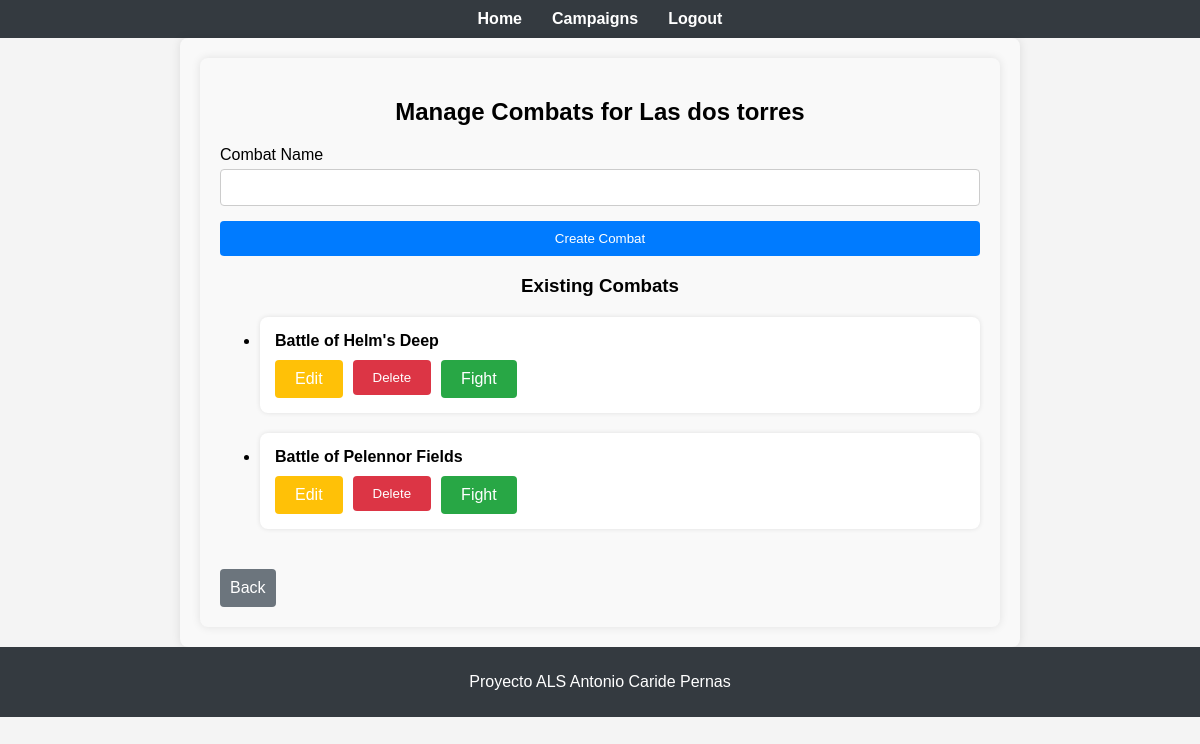
Before: /combats/1/manage (signed in) with the older database file.
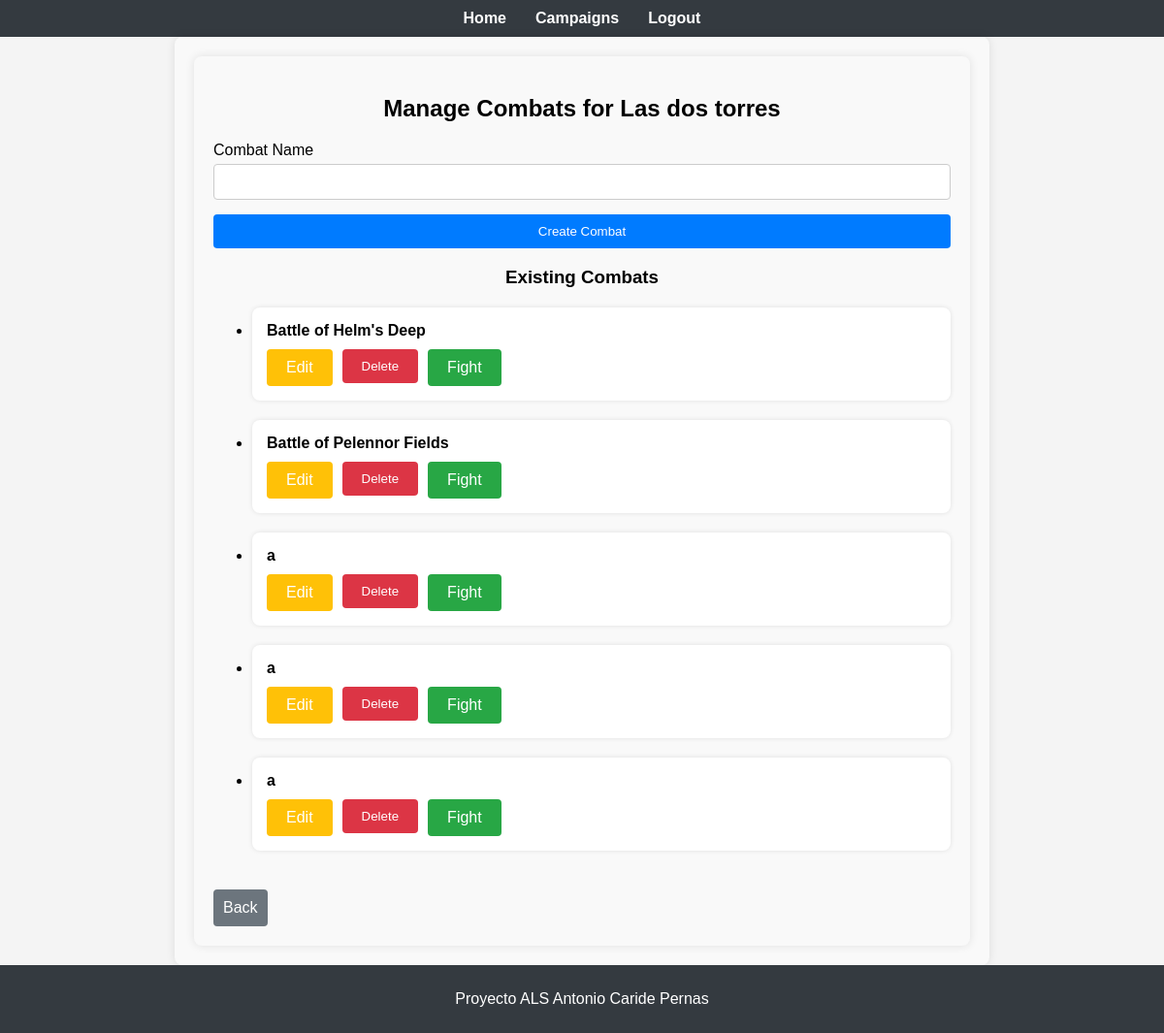
After: the same page with the newer database file.
### app/models/campaign.py (models this page shows, shortened)
class Campaign(db.Model):
    id = db.Column(db.Integer, primary_key=True)
    name = db.Column(db.String(150), nullable=False)
    master_id = db.Column(db.Integer, db.ForeignKey('user.id'), nullable=False)
    is_public = db.Column(db.Boolean, default=False)
    allowed_players = db.relationship('User', secondary=allowed_players, lazy='subquery',
                                      backref=db.backref('campaigns', lazy=True))

### app/models/combat.py (models this page shows, shortened)
class Combat(db.Model):
    id = db.Column(db.Integer, primary_key=True)
    name = db.Column(db.String(150), nullable=False)
    campaign_id = db.Column(db.Integer, db.ForeignKey('campaign.id'), nullable=False)
    participants = db.relationship('Character', secondary=combat_participants, backref='combats')
    active = db.Column(db.Boolean, default=False)
    participants_data = db.Column(db.JSON, nullable=True)  # New field for storing participants' data

### app/routes/combats.py (the view, shortened to what this page needs)
@combats_bp.route('/<int:campaign_id>/manage', methods=['GET', 'POST'])
@login_required
def manage_combats(campaign_id):
    campaign = Campaign.query.get_or_404(campaign_id)
    if campaign.master_id != current_user.id:
        flash('You do not have permission to manage combats for this campaign.', 'danger')
        return redirect(url_for('campaigns.play_campaign', campaign_id=campaign_id))
    combats = Combat.query.filter_by(campaign_id=campaign_id).all()
    return render_template('combats/manage.html', campaign=campaign, combats=combats)

### app/templates/combats/manage.html (shortened to what this page needs)
{% extends "base.html" %}
{% block content %}
<!DOCTYPE html>
<html lang="en">
<head>
    <link rel="stylesheet" href="{{ url_for('static', filename='styles.css') }}">
</head>
<body>
    <div class="container">
        <h2>Manage Combats for {{ campaign.name }}</h2>
        <form method="POST">
            <div class="form-group">
                <label for="name">Combat Name</label>
                <input type="text" id="name" name="name" required>
            </div>
            <button type="submit" class="btn">Create Combat</button>
        </form>
        <h3>Existing Combats</h3>
        <ul>
            {% for combat in combats %}
            <li class="combat-item">
                <strong>{{ combat.name }}</strong>
                <div class="button-group">
                    <a href="{{ url_for('combats.edit_combat', combat_id=combat.id) }}" class="btn edit-btn">Edit</a>
                    <form method="POST" action="{{ url_for('combats.delete_combat', combat_id=combat.id) }}" style="display:inline;">
                        <button type="submit" class="btn delete-btn">Delete</button>
                    </form>
                    <a href="{{ url_for('combats.fight_combat', combat_id=combat.id) }}" class="btn fight-btn">Fight</a>
                </div>
            </li>
            {% endfor %}
        </ul>
        <a href="{{ url_for('campaigns.play_campaign', campaign_id=campaign.id) }}" class="back-button">Back</a>
    </div>
</body>
</html>
{% endblock %}

### app/templates/base.html (shortened to what this page needs)
<!DOCTYPE html>
<html lang="en">
<head>
    <link rel="stylesheet" href="{{ url_for('static', filename='styles.css') }}">
</head>
<body>
    <header>
        <nav>
            <ul>
                <li><a href="{{ url_for('main.operations') }}">Home</a></li>
                {% if current_user.role == 'master' %}
                <li><a href="{{ url_for('campaigns.list_campaigns') }}">Campaigns</a></li>
                {% elif current_user.role == 'player' %}
                <li><a href="{{ url_for('characters.list_characters') }}">Characters</a></li>
                <li><a href="{{ url_for('campaigns.list_campaigns') }}">Campaigns</a></li>
                {% endif %}
                <li><a href="{{ url_for('auth.logout') }}">Logout</a></li>
            </ul>
        </nav>
    </header>
    <main>
        <div class="container">
            {% block content %}{% endblock %}
        </div>
    </main>
    <footer>
        <p style="text-align: center;">Proyecto ALS Antonio Caride Pernas</p>
    </footer>
</body>
</html>

### app/static/styles.css (style rules this page uses)
body { font-family: Arial, sans-serif; background-color: #f4f4f4; margin: 0; padding: 0; }
.container { max-width: 600px; margin: 50px auto; padding: 20px; background-color: #fff; box-shadow: 0 0 10px rgba(0, 0, 0, 0.1); }
h2 { text-align: center; margin-bottom: 20px; }
.form-group { margin-bottom: 15px; }
.form-group label { display: block; margin-bottom: 5px; }
.form-group input { width: 100%; padding: 8px; box-sizing: border-box; }
button { width: 100%; padding: 10px; background-color: #007bff; color: #fff; border: none; cursor: pointer; }

### app/templates/base.html (style rules this page uses)
body { font-family: Arial, sans-serif; background-color: #f4f4f9; margin: 0; padding: 0; }
header, footer { background-color: #343a40; color: #fff; padding: 10px 0; }
nav ul { list-style: none; padding: 0; margin: 0; display: flex; justify-content: center; }
nav ul li { margin: 0 15px; }
nav ul li a { color: #fff; text-decoration: none; font-weight: bold; }
.container { max-width: 1200px; margin: 40px auto; padding: 40px; background-color: #fff; border-radius: 8px; box-shadow: 0 0 10px rgba(0, 0, 0, 0.1); }

### app/templates/combats/manage.html (style rules this page uses)
.container { max-width: 800px; margin: 0 auto; padding: 20px; background-color: #f9f9f9; border-radius: 8px; box-shadow: 0 0 10px rgba(0, 0, 0, 0.1); }
h2, h3 { text-align: center; margin-bottom: 20px; }
.form-group { margin-bottom: 15px; }
.form-group label { display: block; margin-bottom: 5px; }
.form-group input, .form-group textarea { width: 100%; padding: 10px; border: 1px solid #ccc; border-radius: 4px; box-sizing: border-box; }
.btn { display: inline-block; padding: 10px 20px; background-color: #007bff; color: #fff; border: none; border-radius: 4px; cursor: pointer; text-decoration: none; text-align: center; }
.back-button { display: inline-block; margin-top: 20px; padding: 10px; background-color: #6c757d; color: #fff; border: none; border-radius: 4px; cursor: pointer; text-decoration: none; text-align: center; }
.combat-item { margin-bottom: 20px; padding: 15px; background-color: #fff; border-radius: 8px; box-shadow: 0 0 5px rgba(0, 0, 0, 0.1); }
.button-group { display: flex; gap: 10px; margin-top: 10px; }
.edit-btn { background-color: #ffc107; }
.delete-btn { background-color: #dc3545; }
.fight-btn { background-color: #28a745; }

Changed rows visible on the page:
added Combat: name "a"
added Combat: name "a"
added Combat: name "a"
